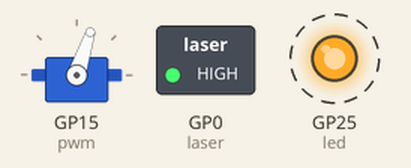
Simulated run of this program. Board: Raspberry Pi Pico running MicroPython. Shown: servo, switched loads named in the program (green lamp = pin HIGH), output pins drawn as LEDs (lit = HIGH). Dashed ring = blinking. Servo angles are drawn from the pulse width (0.5 ms = 0°, 2.5 ms = 180°).

Above: at 0.05 s.
At 1.5 s:
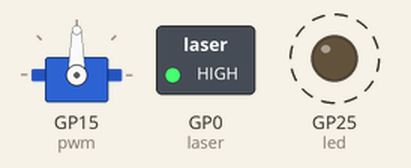
At 2.95 s:
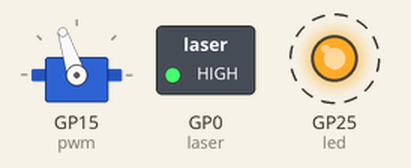
Timing chart, 0 to 5.2 s (numbered marks = the images above):
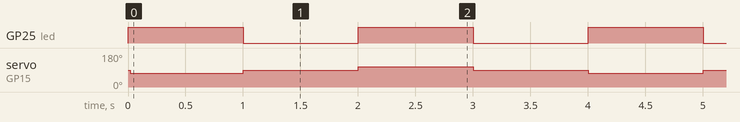

Measured:
- by itself, GP25 (led): alternates HIGH for 1.0 s and LOW for 1.0 s
- by itself, servo on GP15 (pwm): repeats every 4.0 s: 90° 1.0 s, 108° 1.0 s, 90° 1.0 s, 72° 1.0 s

The program:

servolaser_xaxis.py
```python
from machine import Pin, PWM
import utime
led = Pin(25, Pin.OUT)
laser = Pin(0, Pin.OUT)
pwm = PWM(Pin(15))
pwm.freq(50)
led.value(0)
laser.value(1)

#MID = 1500000
#MIN = 900000
#MAX = 2200000

MIN = 1300000
MID = 1500000
MAX = 1700000
timer = 1
pwm.duty_ns(MID)

while True:
    pwm.duty_ns(MIN)
    led.value(1)
    utime.sleep(timer)

    pwm.duty_ns(MID)
    led.value(0)
    utime.sleep(timer)

    pwm.duty_ns(MAX)
    led.value(1)
    utime.sleep(timer)

    pwm.duty_ns(MID)
    led.value(0)
    utime.sleep(timer)
    
```
